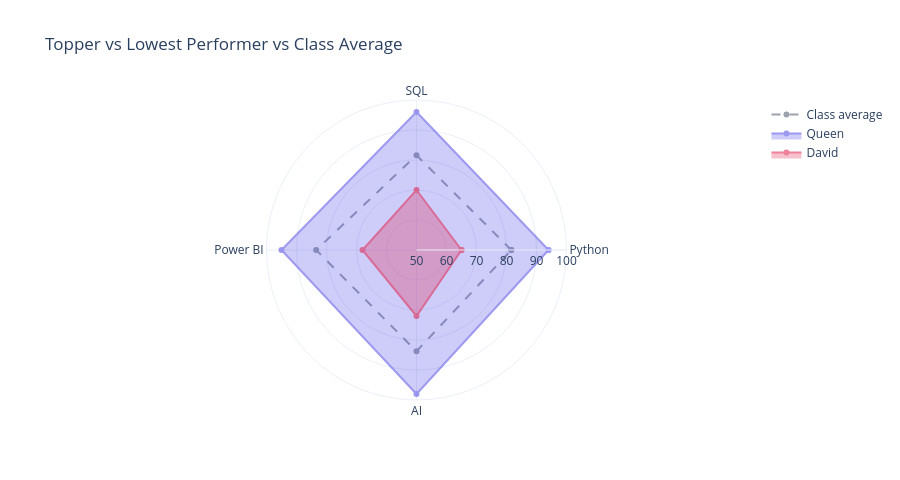

Notebook cell for this chart:
### Markdown cell above
### 8.13 Radar chart: topper vs lowest performer vs class average (Plotly)

### Code cell
def radar_figure(names, title="Subject Profile"):
    cats = SUBJECTS + [SUBJECTS[0]]
    fig = go.Figure()
    fig.add_trace(go.Scatterpolar(r=[df[s].mean() for s in cats], theta=cats, name="Class average",
                                  line=dict(color="#9CA3AF", dash="dash")))
    colors = ["#4F46E5", "#E11D48", "#0EA5A4", "#F59E0B", "#7C3AED"]
    for name, color in zip(names, colors):
        row = df.set_index("Student").loc[name]
        fig.add_trace(go.Scatterpolar(r=[row[s] for s in cats], theta=cats, name=name, fill="toself",
                                      opacity=0.55, line=dict(color=color)))
    fig.update_layout(title=title, polar=dict(radialaxis=dict(range=[50, 100])), height=480)
    return fig

fig = radar_figure([top_row["Student"], low_row["Student"]], "Topper vs Lowest Performer vs Class Average")
fig.write_html(f"{CHART_DIR}/14_radar.html", include_plotlyjs="cdn")
fig.show()

### Figure 1 — Plotly figure (JSON) as saved in the notebook; plotly's stock layout.template omitted (floating-point values rounded to 4 significant figures)
{"data": [{"line": {"color": "#9CA3AF", "dash": "dash"}, "name": "Class average", "r": [81.6, 81.6, 83.44, 83.76, 81.6], "theta": ["Python", "SQL", "Power BI", "AI", "Python"], "type": "scatterpolar"}, {"fill": "toself", "line": {"color": "#4F46E5"}, "name": "Queen", "opacity": 0.55, "r": [94, 96, 95, 98, 94], "theta": ["Python", "SQL", "Power BI", "AI", "Python"], "type": "scatterpolar"}, {"fill": "toself", "line": {"color": "#E11D48"}, "name": "David", "opacity": 0.55, "r": [65, 70, 68, 72, 65], "theta": ["Python", "SQL", "Power BI", "AI", "Python"], "type": "scatterpolar"}], "layout": {"height": 480, "polar": {"radialaxis": {"range": [50, 100]}}, "title": {"text": "Topper vs Lowest Performer vs Class Average"}}}
